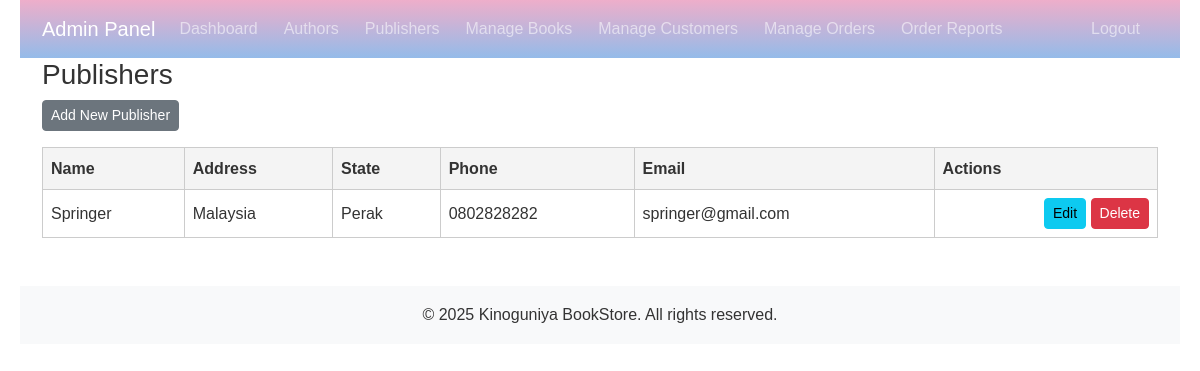
/publishers/list.php, run on the app's committed database.
### tables this page shows
CREATE TABLE `publisher` (
  `id` int(11) NOT NULL AUTO_INCREMENT,
  `p_name` varchar(45) NOT NULL,
  `p_address` varchar(255) NOT NULL,
  `p_state` varchar(50) NOT NULL,
  `p_phone` varchar(45) NOT NULL,
  `p_email` varchar(100) NOT NULL,
  PRIMARY KEY (`id`)
);

### includes/db.php (called while the page is built, shortened)
<?php
class Database {
    private static $instance = null;
    private $conn;
    private function __construct() {
        $this->conn = new mysqli(DB_HOST, DB_USER, DB_PASS, DB_NAME);
    }
    public static function getInstance() {
        if (self::$instance === null) {
            self::$instance = new self();
        }
        return self::$instance;
    }
    public function query($sql) {
        $result = $this->conn->query($sql);
        return $result;
    }
}
function db_query($sql) {
    return Database::getInstance()->query($sql);
}
?>

### publishers/list.php (the view, shortened to what this page needs)
<?php
$sql = "SELECT * FROM publisher ORDER BY p_name";
$result = db_query($sql);
?>
<!DOCTYPE html>
<html lang="en">
<head>
    <link href="../css/bootstrap.min.css" rel="stylesheet">
    <link rel="stylesheet" href="../css/style.css">
</head>
<body>
    <?php include_once ('../Includes/admin_menu.php') ?>
    <div class="container">
        <h3>Publishers</h3>
        <a href="add.php" class="btn btn-sm btn-secondary mb-3">Add New Publisher</a>
        <table>
            <thead>
                <tr>
                    <th>Name</th>
                    <th>Address</th>
                    <th>State</th>
                    <th>Phone</th>
                    <th>Email</th>
                    <th>Actions</th>
                </tr>
            </thead>
            <tbody>
                <?php while ($row = mysqli_fetch_assoc($result)): ?>
                    <tr>
                        <td><?php echo htmlspecialchars($row['p_name']); ?></td>
                        <td><?php echo htmlspecialchars($row['p_address']); ?></td>
                        <td><?php echo htmlspecialchars($row['p_state']); ?></td>
                        <td><?php echo htmlspecialchars($row['p_phone']); ?></td>
                        <td><?php echo htmlspecialchars($row['p_email']); ?></td>
                        <td style="text-align:right;">
                            <a href="edit.php?id=<?php echo $row['id']; ?>" class="btn btn-sm btn-info">Edit</a>
                            <a href="delete.php?id=<?php echo $row['id']; ?>" class="btn btn-danger btn-sm"
                                onclick="return confirm('Are you sure you want to delete this publisher?');">Delete</a>
                        </td>
                    </tr>
                <?php endwhile; ?>
            </tbody>
        </table>
    </div>
    <footer class="mt-5 py-3 bg-light">
        <div class="container text-center">
            <p class="mb-0">&copy; <?php echo date('Y'); ?> <?php echo SITE_NAME; ?>. All rights reserved.</p>
        </div>
    </footer>
</body>
</html>

### css/style.css (style rules this page uses)
* { margin: 0; padding: 0; box-sizing: border-box; }
body { font-family: Arial, sans-serif; line-height: 1.6; color: #333; max-width: 1200px; margin: 0 auto; padding: 0 20px; }
table { width: 100%; border-collapse: collapse; margin-bottom: 2rem; }
table th, table td { padding: 0.5rem; border: 1px solid #ccc; text-align: left; }
table th { background-color: #f4f4f4; font-weight: bold; }
footer { background-color: #f4f4f4; padding: 1rem; text-align: center; margin-top: 2rem; }

### data on the page
publisher: p_name "Springer", p_address "Malaysia", p_state "Perak", p_phone "0802828282", p_email "springer@gmail.com"

### other printed values
SITE_NAME "Kinoguniya BookStore"
